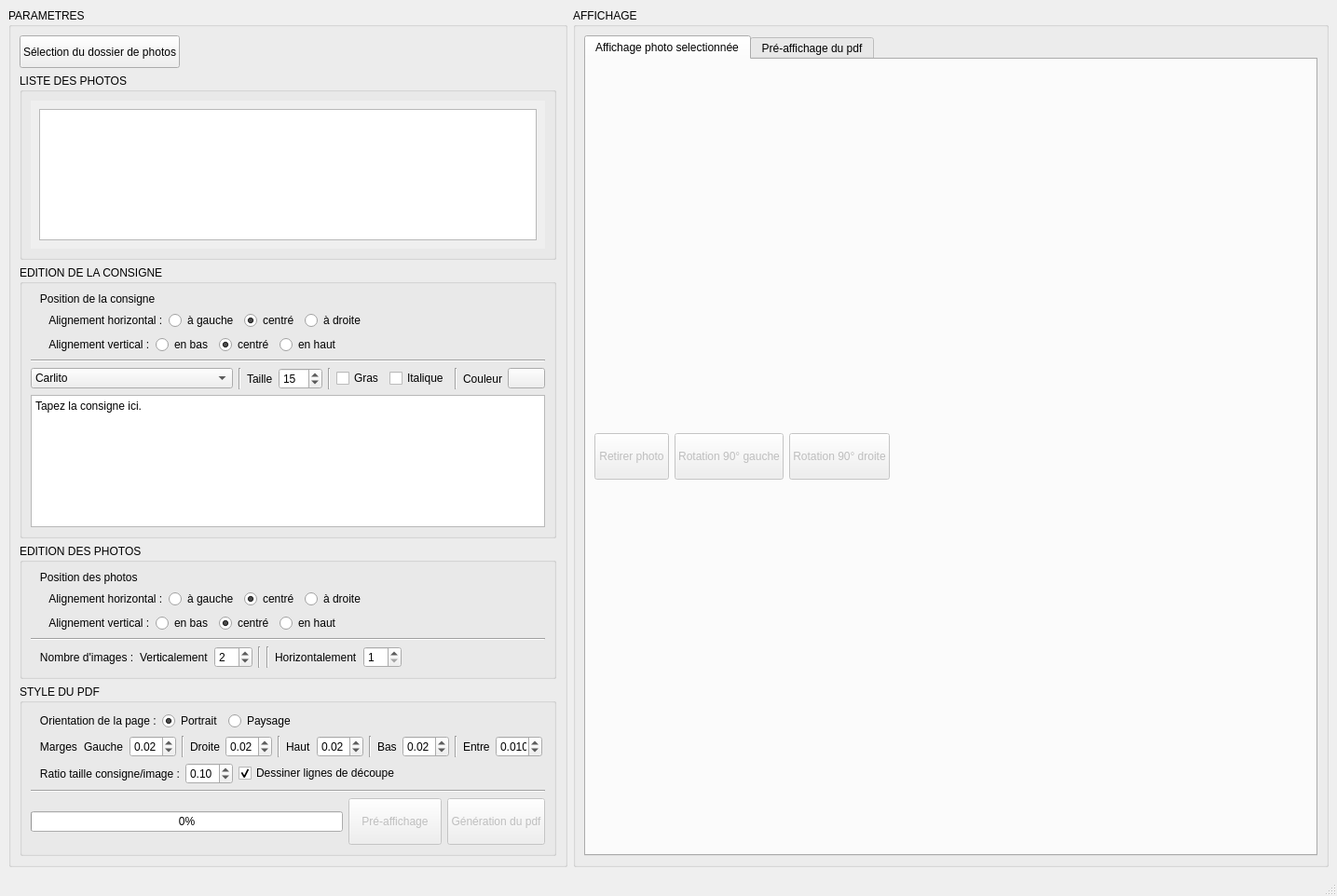
<?xml version="1.0" encoding="UTF-8"?>
<ui version="4.0">
 <class>MainInterface</class>
 <widget class="QMainWindow" name="MainInterface">
  <property name="geometry">
   <rect>
    <x>0</x>
    <y>0</y>
    <width>1435</width>
    <height>962</height>
   </rect>
  </property>
  <property name="windowTitle">
   <string>MainWindow</string>
  </property>
  <widget class="QWidget" name="centralwidget">
   <layout class="QHBoxLayout" name="horizontalLayout">
    <item>
     <layout class="QVBoxLayout" name="verticalLayout_6">
      <item>
       <layout class="QHBoxLayout" name="horizontalLayout_5">
        <item>
         <widget class="QGroupBox" name="gbParametres">
          <property name="maximumSize">
           <size>
            <width>600</width>
            <height>16777215</height>
           </size>
          </property>
          <property name="title">
           <string>PARAMETRES</string>
          </property>
          <layout class="QVBoxLayout" name="verticalLayout">
           <item>
            <layout class="QHBoxLayout" name="hlPhotosSelection">
             <item>
              <widget class="QPushButton" name="pbSelectPhotos">
               <property name="minimumSize">
                <size>
                 <width>0</width>
                 <height>35</height>
                </size>
               </property>
               <property name="maximumSize">
                <size>
                 <width>200</width>
                 <height>16777215</height>
                </size>
               </property>
               <property name="text">
                <string>Sélection du dossier de photos</string>
               </property>
              </widget>
             </item>
             <item>
              <widget class="QLabel" name="laPhotosDir">
               <property name="maximumSize">
                <size>
                 <width>500</width>
                 <height>16777215</height>
                </size>
               </property>
               <property name="text">
                <string/>
               </property>
              </widget>
             </item>
             <item>
              <spacer name="horizontalSpacer">
               <property name="orientation">
                <enum>Qt::Horizontal</enum>
               </property>
               <property name="sizeHint" stdset="0">
                <size>
                 <width>40</width>
                 <height>20</height>
                </size>
               </property>
              </spacer>
             </item>
            </layout>
           </item>
           <item>
            <widget class="QGroupBox" name="dzqddzqd">
             <property name="title">
              <string>LISTE DES PHOTOS</string>
             </property>
             <layout class="QHBoxLayout" name="hlPhotosList">
              <item>
               <widget class="QScrollArea" name="scrollArea">
                <property name="frameShape">
                 <enum>QFrame::NoFrame</enum>
                </property>
                <property name="frameShadow">
                 <enum>QFrame::Plain</enum>
                </property>
                <property name="lineWidth">
                 <number>0</number>
                </property>
                <property name="widgetResizable">
                 <bool>true</bool>
                </property>
                <widget class="QWidget" name="scrollAreaWidgetContents">
                 <property name="geometry">
                  <rect>
                   <x>0</x>
                   <y>0</y>
                   <width>552</width>
                   <height>158</height>
                  </rect>
                 </property>
                 <layout class="QVBoxLayout" name="verticalLayout_4">
                  <item>
                   <widget class="QListWidget" name="lwPhotos">
                    <property name="maximumSize">
                     <size>
                      <width>10000</width>
                      <height>16777215</height>
                     </size>
                    </property>
                   </widget>
                  </item>
                 </layout>
                </widget>
               </widget>
              </item>
              <item>
               <layout class="QVBoxLayout" name="verticalLayout_3"/>
              </item>
             </layout>
            </widget>
           </item>
           <item>
            <widget class="QGroupBox" name="gbConsignes">
             <property name="minimumSize">
              <size>
               <width>0</width>
               <height>100</height>
              </size>
             </property>
             <property name="font">
              <font>
               <weight>50</weight>
               <bold>false</bold>
              </font>
             </property>
             <property name="title">
              <string>EDITION DE LA CONSIGNE</string>
             </property>
             <layout class="QVBoxLayout" name="verticalLayout_5">
              <item>
               <layout class="QHBoxLayout" name="hlConsignes">
                <item>
                 <layout class="QVBoxLayout" name="vlTextEdit" stretch="0,0,0,0,0,0">
                  <item>
                   <layout class="QHBoxLayout" name="hlTextAlignment">
                    <item>
                     <widget class="QLabel" name="laTextAlignment">
                      <property name="font">
                       <font>
                        <weight>50</weight>
                        <bold>false</bold>
                       </font>
                      </property>
                      <property name="text">
                       <string>   Position de la consigne</string>
                      </property>
                     </widget>
                    </item>
                   </layout>
                  </item>
                  <item>
                   <layout class="QHBoxLayout" name="hlHText">
                    <item>
                     <widget class="QLabel" name="laHorizontalText">
                      <property name="text">
                       <string>      Alignement horizontal :</string>
                      </property>
                     </widget>
                    </item>
                    <item>
                     <widget class="QRadioButton" name="rbLeftText">
                      <property name="text">
                       <string>à gauche</string>
                      </property>
                      <attribute name="buttonGroup">
                       <string notr="true">buttonGroup</string>
                      </attribute>
                     </widget>
                    </item>
                    <item>
                     <widget class="QRadioButton" name="rbHCenterText">
                      <property name="text">
                       <string>centré</string>
                      </property>
                      <property name="checked">
                       <bool>true</bool>
                      </property>
                      <attribute name="buttonGroup">
                       <string notr="true">buttonGroup</string>
                      </attribute>
                     </widget>
                    </item>
                    <item>
                     <widget class="QRadioButton" name="rbRightText">
                      <property name="text">
                       <string>à droite</string>
                      </property>
                      <attribute name="buttonGroup">
                       <string notr="true">buttonGroup</string>
                      </attribute>
                     </widget>
                    </item>
                    <item>
                     <spacer name="horizontalSpacer_6">
                      <property name="orientation">
                       <enum>Qt::Horizontal</enum>
                      </property>
                      <property name="sizeHint" stdset="0">
                       <size>
                        <width>40</width>
                        <height>20</height>
                       </size>
                      </property>
                     </spacer>
                    </item>
                   </layout>
                  </item>
                  <item>
                   <layout class="QHBoxLayout" name="hlVText">
                    <item>
                     <widget class="QLabel" name="laVerticalText">
                      <property name="text">
                       <string>      Alignement vertical :</string>
                      </property>
                     </widget>
                    </item>
                    <item>
                     <widget class="QRadioButton" name="rbBottomText">
                      <property name="text">
                       <string>en bas</string>
                      </property>
                      <attribute name="buttonGroup">
                       <string notr="true">buttonGroup_3</string>
                      </attribute>
                     </widget>
                    </item>
                    <item>
                     <widget class="QRadioButton" name="rbVCenterText">
                      <property name="text">
                       <string>centré</string>
                      </property>
                      <property name="checked">
                       <bool>true</bool>
                      </property>
                      <attribute name="buttonGroup">
                       <string notr="true">buttonGroup_3</string>
                      </attribute>
                     </widget>
                    </item>
                    <item>
                     <widget class="QRadioButton" name="rbTopText">
                      <property name="text">
                       <string>en haut</string>
                      </property>
                      <attribute name="buttonGroup">
                       <string notr="true">buttonGroup_3</string>
                      </attribute>
                     </widget>
                    </item>
                    <item>
                     <spacer name="horizontalSpacer_8">
                      <property name="orientation">
                       <enum>Qt::Horizontal</enum>
                      </property>
                      <property name="sizeHint" stdset="0">
                       <size>
                        <width>40</width>
                        <height>20</height>
                       </size>
                      </property>
                     </spacer>
                    </item>
                   </layout>
                  </item>
                  <item>
                   <widget class="Line" name="line_2">
                    <property name="orientation">
                     <enum>Qt::Horizontal</enum>
                    </property>
                   </widget>
                  </item>
                  <item>
                   <layout class="QHBoxLayout" name="hlFont">
                    <item>
                     <widget class="QFontComboBox" name="fcbConsignes">
                      <property name="editable">
                       <bool>false</bool>
                      </property>
                      <property name="currentFont">
                       <font>
                        <family>Calibri</family>
                       </font>
                      </property>
                     </widget>
                    </item>
                    <item>
                     <widget class="Line" name="line_4">
                      <property name="orientation">
                       <enum>Qt::Vertical</enum>
                      </property>
                     </widget>
                    </item>
                    <item>
                     <widget class="QLabel" name="laTaille">
                      <property name="text">
                       <string>Taille</string>
                      </property>
                     </widget>
                    </item>
                    <item>
                     <widget class="QSpinBox" name="sbSizeTexte">
                      <property name="maximumSize">
                       <size>
                        <width>75</width>
                        <height>16777215</height>
                       </size>
                      </property>
                      <property name="minimum">
                       <number>1</number>
                      </property>
                      <property name="maximum">
                       <number>100</number>
                      </property>
                      <property name="value">
                       <number>15</number>
                      </property>
                     </widget>
                    </item>
                    <item>
                     <widget class="Line" name="line_5">
                      <property name="orientation">
                       <enum>Qt::Vertical</enum>
                      </property>
                     </widget>
                    </item>
                    <item>
                     <widget class="QCheckBox" name="cbBold">
                      <property name="text">
                       <string>Gras</string>
                      </property>
                     </widget>
                    </item>
                    <item>
                     <widget class="QCheckBox" name="cbItalic">
                      <property name="text">
                       <string>Italique</string>
                      </property>
                     </widget>
                    </item>
                    <item>
                     <widget class="Line" name="line_6">
                      <property name="orientation">
                       <enum>Qt::Vertical</enum>
                      </property>
                     </widget>
                    </item>
                    <item>
                     <widget class="QLabel" name="laCouleur">
                      <property name="text">
                       <string>Couleur</string>
                      </property>
                     </widget>
                    </item>
                    <item>
                     <widget class="QPushButton" name="pbChoosColor">
                      <property name="text">
                       <string/>
                      </property>
                     </widget>
                    </item>
                    <item>
                     <spacer name="horizontalSpacer_2">
                      <property name="orientation">
                       <enum>Qt::Horizontal</enum>
                      </property>
                      <property name="sizeHint" stdset="0">
                       <size>
                        <width>40</width>
                        <height>20</height>
                       </size>
                      </property>
                     </spacer>
                    </item>
                   </layout>
                  </item>
                  <item>
                   <widget class="QPlainTextEdit" name="pteConsigne">
                    <property name="plainText">
                     <string>Tapez la consigne ici.</string>
                    </property>
                   </widget>
                  </item>
                 </layout>
                </item>
               </layout>
              </item>
             </layout>
            </widget>
           </item>
           <item>
            <widget class="QGroupBox" name="gbPhotos">
             <property name="title">
              <string>EDITION DES PHOTOS</string>
             </property>
             <layout class="QVBoxLayout" name="verticalLayout_7">
              <item>
               <layout class="QHBoxLayout" name="hlImageAlignment">
                <item>
                 <widget class="QLabel" name="laPhotoAlignment">
                  <property name="font">
                   <font>
                    <weight>50</weight>
                    <bold>false</bold>
                   </font>
                  </property>
                  <property name="text">
                   <string>   Position des photos</string>
                  </property>
                 </widget>
                </item>
               </layout>
              </item>
              <item>
               <layout class="QHBoxLayout" name="hlPhotoHorizontal">
                <item>
                 <widget class="QLabel" name="laHorizontalImage">
                  <property name="text">
                   <string>      Alignement horizontal :</string>
                  </property>
                 </widget>
                </item>
                <item>
                 <widget class="QRadioButton" name="rbLeftImage">
                  <property name="text">
                   <string>à gauche</string>
                  </property>
                  <attribute name="buttonGroup">
                   <string notr="true">buttonGroup_2</string>
                  </attribute>
                 </widget>
                </item>
                <item>
                 <widget class="QRadioButton" name="rbHCenterImage">
                  <property name="text">
                   <string>centré</string>
                  </property>
                  <property name="checked">
                   <bool>true</bool>
                  </property>
                  <attribute name="buttonGroup">
                   <string notr="true">buttonGroup_2</string>
                  </attribute>
                 </widget>
                </item>
                <item>
                 <widget class="QRadioButton" name="rbRightImage">
                  <property name="text">
                   <string>à droite</string>
                  </property>
                  <attribute name="buttonGroup">
                   <string notr="true">buttonGroup_2</string>
                  </attribute>
                 </widget>
                </item>
                <item>
                 <spacer name="hsPhotoHorizontal">
                  <property name="orientation">
                   <enum>Qt::Horizontal</enum>
                  </property>
                  <property name="sizeHint" stdset="0">
                   <size>
                    <width>40</width>
                    <height>20</height>
                   </size>
                  </property>
                 </spacer>
                </item>
               </layout>
              </item>
              <item>
               <layout class="QHBoxLayout" name="hlPhotoVertical">
                <item>
                 <widget class="QLabel" name="laVerticalImage">
                  <property name="text">
                   <string>      Alignement vertical :</string>
                  </property>
                 </widget>
                </item>
                <item>
                 <widget class="QRadioButton" name="rbBottomImage">
                  <property name="text">
                   <string>en bas</string>
                  </property>
                  <attribute name="buttonGroup">
                   <string notr="true">buttonGroup_4</string>
                  </attribute>
                 </widget>
                </item>
                <item>
                 <widget class="QRadioButton" name="rbVCenterImage">
                  <property name="text">
                   <string>centré</string>
                  </property>
                  <property name="checked">
                   <bool>true</bool>
                  </property>
                  <attribute name="buttonGroup">
                   <string notr="true">buttonGroup_4</string>
                  </attribute>
                 </widget>
                </item>
                <item>
                 <widget class="QRadioButton" name="rbTopImage">
                  <property name="text">
                   <string>en haut</string>
                  </property>
                  <attribute name="buttonGroup">
                   <string notr="true">buttonGroup_4</string>
                  </attribute>
                 </widget>
                </item>
                <item>
                 <spacer name="horizontalSpacer_7">
                  <property name="orientation">
                   <enum>Qt::Horizontal</enum>
                  </property>
                  <property name="sizeHint" stdset="0">
                   <size>
                    <width>40</width>
                    <height>20</height>
                   </size>
                  </property>
                 </spacer>
                </item>
               </layout>
              </item>
              <item>
               <widget class="Line" name="line_3">
                <property name="orientation">
                 <enum>Qt::Horizontal</enum>
                </property>
               </widget>
              </item>
              <item>
               <layout class="QHBoxLayout" name="hlNbImages">
                <item>
                 <widget class="QLabel" name="laNbImages">
                  <property name="maximumSize">
                   <size>
                    <width>250</width>
                    <height>16777215</height>
                   </size>
                  </property>
                  <property name="text">
                   <string>   Nombre d'images :</string>
                  </property>
                 </widget>
                </item>
                <item>
                 <widget class="QLabel" name="laNbImagesV">
                  <property name="text">
                   <string>Verticalement</string>
                  </property>
                 </widget>
                </item>
                <item>
                 <widget class="QSpinBox" name="sbNbImagesV">
                  <property name="minimum">
                   <number>1</number>
                  </property>
                  <property name="maximum">
                   <number>10</number>
                  </property>
                  <property name="value">
                   <number>2</number>
                  </property>
                 </widget>
                </item>
                <item>
                 <widget class="Line" name="line_12">
                  <property name="orientation">
                   <enum>Qt::Vertical</enum>
                  </property>
                 </widget>
                </item>
                <item>
                 <widget class="Line" name="line_11">
                  <property name="orientation">
                   <enum>Qt::Vertical</enum>
                  </property>
                 </widget>
                </item>
                <item>
                 <widget class="QLabel" name="laNbImagesH">
                  <property name="text">
                   <string>Horizontalement</string>
                  </property>
                 </widget>
                </item>
                <item>
                 <widget class="QSpinBox" name="sbNbImagesH">
                  <property name="minimum">
                   <number>1</number>
                  </property>
                  <property name="maximum">
                   <number>10</number>
                  </property>
                  <property name="value">
                   <number>1</number>
                  </property>
                 </widget>
                </item>
                <item>
                 <spacer name="horizontalSpacer_3">
                  <property name="orientation">
                   <enum>Qt::Horizontal</enum>
                  </property>
                  <property name="sizeHint" stdset="0">
                   <size>
                    <width>40</width>
                    <height>20</height>
                   </size>
                  </property>
                 </spacer>
                </item>
               </layout>
              </item>
             </layout>
            </widget>
           </item>
           <item>
            <widget class="QGroupBox" name="gbFormatPDF">
             <property name="title">
              <string>STYLE DU PDF</string>
             </property>
             <layout class="QVBoxLayout" name="verticalLayout_8">
              <item>
               <layout class="QHBoxLayout" name="hlOrientation">
                <item>
                 <widget class="QLabel" name="label">
                  <property name="text">
                   <string>   Orientation de la page :</string>
                  </property>
                 </widget>
                </item>
                <item>
                 <widget class="QRadioButton" name="rbPortrait">
                  <property name="text">
                   <string>Portrait</string>
                  </property>
                  <property name="checked">
                   <bool>true</bool>
                  </property>
                  <attribute name="buttonGroup">
                   <string notr="true">buttonGroup_5</string>
                  </attribute>
                 </widget>
                </item>
                <item>
                 <widget class="QRadioButton" name="rbLandScape">
                  <property name="text">
                   <string>Paysage</string>
                  </property>
                  <attribute name="buttonGroup">
                   <string notr="true">buttonGroup_5</string>
                  </attribute>
                 </widget>
                </item>
                <item>
                 <spacer name="horizontalSpacer_9">
                  <property name="orientation">
                   <enum>Qt::Horizontal</enum>
                  </property>
                  <property name="sizeHint" stdset="0">
                   <size>
                    <width>40</width>
                    <height>20</height>
                   </size>
                  </property>
                 </spacer>
                </item>
               </layout>
              </item>
              <item>
               <layout class="QHBoxLayout" name="hlMarges">
                <item>
                 <widget class="QLabel" name="laMarges">
                  <property name="text">
                   <string>   Marges :</string>
                  </property>
                 </widget>
                </item>
                <item>
                 <widget class="QLabel" name="laLeftMargins">
                  <property name="text">
                   <string>Gauche</string>
                  </property>
                 </widget>
                </item>
                <item>
                 <widget class="QDoubleSpinBox" name="dsLeftMargins">
                  <property name="maximum">
                   <double>0.300000000000000</double>
                  </property>
                  <property name="singleStep">
                   <double>0.010000000000000</double>
                  </property>
                  <property name="value">
                   <double>0.020000000000000</double>
                  </property>
                 </widget>
                </item>
                <item>
                 <widget class="Line" name="line_7">
                  <property name="orientation">
                   <enum>Qt::Vertical</enum>
                  </property>
                 </widget>
                </item>
                <item>
                 <widget class="QLabel" name="laRightMargins">
                  <property name="text">
                   <string>Droite</string>
                  </property>
                 </widget>
                </item>
                <item>
                 <widget class="QDoubleSpinBox" name="dsRightMargins">
                  <property name="maximum">
                   <double>0.300000000000000</double>
                  </property>
                  <property name="singleStep">
                   <double>0.010000000000000</double>
                  </property>
                  <property name="value">
                   <double>0.020000000000000</double>
                  </property>
                 </widget>
                </item>
                <item>
                 <widget class="Line" name="line_8">
                  <property name="orientation">
                   <enum>Qt::Vertical</enum>
                  </property>
                 </widget>
                </item>
                <item>
                 <widget class="QLabel" name="laTopMargins">
                  <property name="text">
                   <string>Haut</string>
                  </property>
                 </widget>
                </item>
                <item>
                 <widget class="QDoubleSpinBox" name="dsTopMargins">
                  <property name="maximum">
                   <double>0.300000000000000</double>
                  </property>
                  <property name="singleStep">
                   <double>0.010000000000000</double>
                  </property>
                  <property name="value">
                   <double>0.020000000000000</double>
                  </property>
                 </widget>
                </item>
                <item>
                 <widget class="Line" name="line_9">
                  <property name="orientation">
                   <enum>Qt::Vertical</enum>
                  </property>
                 </widget>
                </item>
                <item>
                 <widget class="QLabel" name="laBottomMargins">
                  <property name="text">
                   <string>Bas</string>
                  </property>
                 </widget>
                </item>
                <item>
                 <widget class="QDoubleSpinBox" name="dsBottomMargins">
                  <property name="maximum">
                   <double>0.300000000000000</double>
                  </property>
                  <property name="singleStep">
                   <double>0.010000000000000</double>
                  </property>
                  <property name="value">
                   <double>0.020000000000000</double>
                  </property>
                 </widget>
                </item>
                <item>
                 <widget class="Line" name="line_10">
                  <property name="orientation">
                   <enum>Qt::Vertical</enum>
                  </property>
                 </widget>
                </item>
                <item>
                 <widget class="QLabel" name="laBetween">
                  <property name="text">
                   <string>Entre</string>
                  </property>
                 </widget>
                </item>
                <item>
                 <widget class="QDoubleSpinBox" name="dsBetween">
                  <property name="decimals">
                   <number>3</number>
                  </property>
                  <property name="maximum">
                   <double>0.100000000000000</double>
                  </property>
                  <property name="singleStep">
                   <double>0.001000000000000</double>
                  </property>
                  <property name="value">
                   <double>0.010000000000000</double>
                  </property>
                 </widget>
                </item>
                <item>
                 <spacer name="horizontalSpacer_10">
                  <property name="orientation">
                   <enum>Qt::Horizontal</enum>
                  </property>
                  <property name="sizeHint" stdset="0">
                   <size>
                    <width>40</width>
                    <height>20</height>
                   </size>
                  </property>
                 </spacer>
                </item>
               </layout>
              </item>
              <item>
               <layout class="QHBoxLayout" name="hlRatioCI">
                <item>
                 <widget class="QLabel" name="laRatio">
                  <property name="maximumSize">
                   <size>
                    <width>200</width>
                    <height>16777215</height>
                   </size>
                  </property>
                  <property name="text">
                   <string>   Ratio taille consigne/image :</string>
                  </property>
                 </widget>
                </item>
                <item>
                 <widget class="QDoubleSpinBox" name="dsbRatio">
                  <property name="decimals">
                   <number>2</number>
                  </property>
                  <property name="minimum">
                   <double>0.050000000000000</double>
                  </property>
                  <property name="maximum">
                   <double>0.900000000000000</double>
                  </property>
                  <property name="singleStep">
                   <double>0.010000000000000</double>
                  </property>
                  <property name="value">
                   <double>0.100000000000000</double>
                  </property>
                 </widget>
                </item>
                <item>
                 <widget class="QCheckBox" name="cbCutLines">
                  <property name="text">
                   <string>Dessiner lignes de découpe</string>
                  </property>
                  <property name="checked">
                   <bool>true</bool>
                  </property>
                 </widget>
                </item>
                <item>
                 <spacer name="horizontalSpacer_4">
                  <property name="orientation">
                   <enum>Qt::Horizontal</enum>
                  </property>
                  <property name="sizeHint" stdset="0">
                   <size>
                    <width>40</width>
                    <height>20</height>
                   </size>
                  </property>
                 </spacer>
                </item>
               </layout>
              </item>
              <item>
               <widget class="Line" name="line">
                <property name="orientation">
                 <enum>Qt::Horizontal</enum>
                </property>
               </widget>
              </item>
              <item>
               <layout class="QHBoxLayout" name="hlActions">
                <item>
                 <widget class="QProgressBar" name="pbLoading">
                  <property name="value">
                   <number>0</number>
                  </property>
                 </widget>
                </item>
                <item>
                 <widget class="QPushButton" name="pbPreview">
                  <property name="enabled">
                   <bool>false</bool>
                  </property>
                  <property name="minimumSize">
                   <size>
                    <width>100</width>
                    <height>50</height>
                   </size>
                  </property>
                  <property name="text">
                   <string>Pré-affichage</string>
                  </property>
                 </widget>
                </item>
                <item>
                 <widget class="QPushButton" name="pbGeneration">
                  <property name="enabled">
                   <bool>false</bool>
                  </property>
                  <property name="minimumSize">
                   <size>
                    <width>100</width>
                    <height>50</height>
                   </size>
                  </property>
                  <property name="maximumSize">
                   <size>
                    <width>200</width>
                    <height>16777215</height>
                   </size>
                  </property>
                  <property name="text">
                   <string>Génération du pdf</string>
                  </property>
                 </widget>
                </item>
               </layout>
              </item>
             </layout>
            </widget>
           </item>
          </layout>
         </widget>
        </item>
        <item>
         <widget class="QGroupBox" name="gbImage">
          <property name="minimumSize">
           <size>
            <width>0</width>
            <height>500</height>
           </size>
          </property>
          <property name="title">
           <string>AFFICHAGE</string>
          </property>
          <layout class="QVBoxLayout" name="verticalLayout_2">
           <item>
            <widget class="QTabWidget" name="tabDisplay">
             <property name="currentIndex">
              <number>0</number>
             </property>
             <widget class="QWidget" name="tabImage">
              <attribute name="title">
               <string>Affichage photo selectionnée</string>
              </attribute>
              <layout class="QVBoxLayout" name="vlImage">
               <item>
                <layout class="QHBoxLayout" name="hlImageActions">
                 <item>
                  <widget class="QPushButton" name="pbRemovePhoto">
                   <property name="enabled">
                    <bool>false</bool>
                   </property>
                   <property name="minimumSize">
                    <size>
                     <width>0</width>
                     <height>50</height>
                    </size>
                   </property>
                   <property name="text">
                    <string>Retirer photo</string>
                   </property>
                  </widget>
                 </item>
                 <item>
                  <widget class="QPushButton" name="pbRotationLeft">
                   <property name="enabled">
                    <bool>false</bool>
                   </property>
                   <property name="minimumSize">
                    <size>
                     <width>0</width>
                     <height>50</height>
                    </size>
                   </property>
                   <property name="text">
                    <string>Rotation 90° gauche</string>
                   </property>
                  </widget>
                 </item>
                 <item>
                  <widget class="QPushButton" name="pbRotationRight">
                   <property name="enabled">
                    <bool>false</bool>
                   </property>
                   <property name="minimumSize">
                    <size>
                     <width>0</width>
                     <height>50</height>
                    </size>
                   </property>
                   <property name="text">
                    <string>Rotation 90° droite</string>
                   </property>
                  </widget>
                 </item>
                 <item>
                  <spacer name="horizontalSpacer_5">
                   <property name="orientation">
                    <enum>Qt::Horizontal</enum>
                   </property>
                   <property name="sizeHint" stdset="0">
                    <size>
                     <width>40</width>
                     <height>20</height>
                    </size>
                   </property>
                  </spacer>
                 </item>
                </layout>
               </item>
              </layout>
             </widget>
             <widget class="QWidget" name="tabPreview">
              <attribute name="title">
               <string>Pré-affichage du pdf</string>
              </attribute>
              <layout class="QVBoxLayout" name="vlPreview" stretch="0,0,25">
               <item>
                <widget class="QWidget" name="wPreviewLegend" native="true">
                 <layout class="QHBoxLayout" name="hlPreviewLegend">
                  <item>
                   <widget class="QLabel" name="laLegend">
                    <property name="text">
                     <string>Légende :</string>
                    </property>
                   </widget>
                  </item>
                  <item>
                   <spacer name="horizontalSpacer_11">
                    <property name="orientation">
                     <enum>Qt::Horizontal</enum>
                    </property>
                    <property name="sizeHint" stdset="0">
                     <size>
                      <width>40</width>
                      <height>20</height>
                     </size>
                    </property>
                   </spacer>
                  </item>
                 </layout>
                </widget>
               </item>
               <item>
                <widget class="QWidget" name="wDisplayElements" native="true">
                 <layout class="QHBoxLayout" name="hlDisplayElements">
                  <item>
                   <widget class="QLabel" name="laZones">
                    <property name="text">
                     <string>Affichage des zones (uniquement pré-affichage) :</string>
                    </property>
                   </widget>
                  </item>
                  <item>
                   <widget class="QCheckBox" name="cbZoneExternMargins">
                    <property name="text">
                     <string>marges extérieures</string>
                    </property>
                    <property name="checked">
                     <bool>true</bool>
                    </property>
                   </widget>
                  </item>
                  <item>
                   <widget class="QCheckBox" name="cbZoneInternMargins">
                    <property name="text">
                     <string>marges intérieures</string>
                    </property>
                    <property name="checked">
                     <bool>true</bool>
                    </property>
                   </widget>
                  </item>
                  <item>
                   <widget class="QCheckBox" name="cbZonePhotos">
                    <property name="text">
                     <string>photos</string>
                    </property>
                   </widget>
                  </item>
                  <item>
                   <widget class="QCheckBox" name="cbZoneConsignes">
                    <property name="text">
                     <string>consignes</string>
                    </property>
                   </widget>
                  </item>
                  <item>
                   <spacer name="horizontalSpacer_12">
                    <property name="orientation">
                     <enum>Qt::Horizontal</enum>
                    </property>
                    <property name="sizeHint" stdset="0">
                     <size>
                      <width>40</width>
                      <height>20</height>
                     </size>
                    </property>
                   </spacer>
                  </item>
                 </layout>
                </widget>
               </item>
               <item>
                <layout class="QHBoxLayout" name="hlPreviewImage"/>
               </item>
              </layout>
             </widget>
            </widget>
           </item>
          </layout>
         </widget>
        </item>
       </layout>
      </item>
     </layout>
    </item>
   </layout>
  </widget>
  <widget class="QMenuBar" name="menubar">
   <property name="geometry">
    <rect>
     <x>0</x>
     <y>0</y>
     <width>1435</width>
     <height>21</height>
    </rect>
   </property>
  </widget>
  <widget class="QStatusBar" name="statusbar"/>
 </widget>
 <resources/>
 <connections/>
 <buttongroups>
  <buttongroup name="buttonGroup"/>
  <buttongroup name="buttonGroup_4"/>
  <buttongroup name="buttonGroup_2"/>
  <buttongroup name="buttonGroup_5"/>
  <buttongroup name="buttonGroup_3"/>
 </buttongroups>
</ui>
